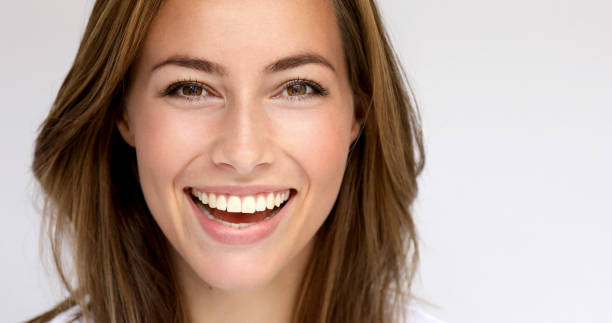
#> input picture lab2.2/lab2_2/4.jpg, 612 x 323 px
$ python 4.py
#> lines starting #> are read from the running program, lines starting #| are printed output that depends on the picture; after the words box and inside, x2 and y2 are one past the last pixel; in counts of white or black regions, pixels touching at a corner belong together
import cv2

cascade_face = cv2.CascadeClassifier(cv2.data.haarcascades + \
                                     'haarcascade_frontalface_default.xml')

cascade_eye = cv2.CascadeClassifier(cv2.data.haarcascades + \
                                    'haarcascade_eye.xml')

cascade_smile = cv2.CascadeClassifier(cv2.data.haarcascades + \
                                    'haarcascade_smile.xml')

img = cv2.imread('4.jpg')
#> img is the input picture: shape (323, 612, 3); mean B, G, R 145.8, 157, 180.4

gray = cv2.cvtColor(img, cv2.COLOR_BGR2GRAY)
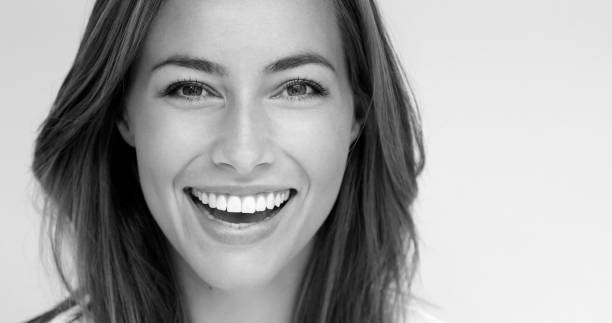
#> gray: shape (323, 612); min 0, max 253, mean 162.7

faces = cascade_face.detectMultiScale(gray, scaleFactor = 1.3, minNeighbors = 8)
#> faces = [[127, 11, 240, 240]]


for (x,y,w,h) in faces:
    cv2.rectangle(img, (x,y), (x+w,y+h), (0,0,255), 2)

    roi_color = img[y:y+h, x:x+w]
    roi_gray = gray[y:y+h, x:x+w]

    eyes = cascade_eye.detectMultiScale(roi_gray, 1.8, minNeighbors = 3)
    smile = cascade_smile.detectMultiScale(roi_gray, 1.3, minNeighbors = 8)

    for ex,ey,ew,eh in smile:
        cv2.rectangle(roi_color, (ex,ey), (ex+ew, ey+eh), (255,0,0), 2)

    for ex,ey,ew,eh in eyes:
        cv2.rectangle(roi_color, (ex,ey), (ex+ew, ey+eh), (0,255,0), 2)
#> this loop made 1 pass
#> (x, y, w, h, eyes, smile) on pass 1: (127, 11, 240, 240, [[27, 48, 65, 65], [137, 47, 65, 65]], [[43, 152, 151, 75]])
#> pass 1, `roi_color = img[y:y+h, x:x+w]`:
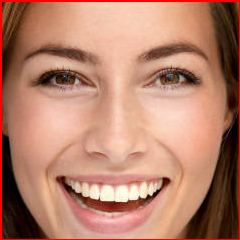
#> roi_color: shape (240, 240, 3); mean B, G, R 107.4, 128.9, 181.7
#> pass 1, `roi_gray = gray[y:y+h, x:x+w]`:
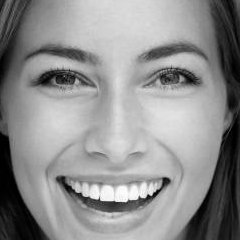
#> roi_gray: shape (240, 240); min 0, max 253, mean 142.5
#> after the loop:
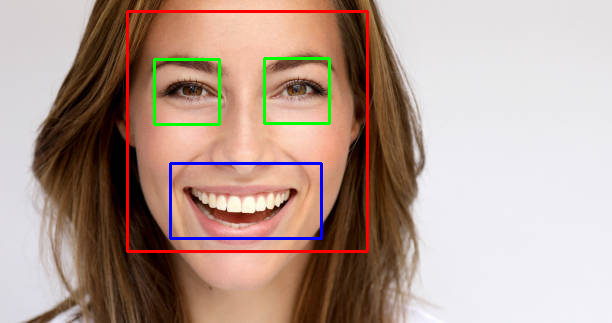
#> img: shape (323, 612, 3); 2.92% of pixels changed, all inside (x1, y1, x2, y2) = (126, 10, 369, 253)
#> after the loop:
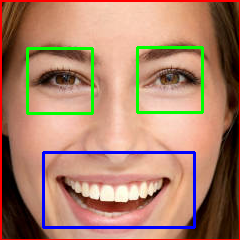
#> roi_color: shape (240, 240, 3); 5.04% of pixels changed, all inside (x1, y1, x2, y2) = (26, 46, 204, 229)


cv2.imshow("Image", img)
cv2.waitKey(0)
cv2.destroyAllWindows()

$ run again, with lab2.2/lab2_2/1.jpg copied over lab2.2/lab2_2/4.jpg
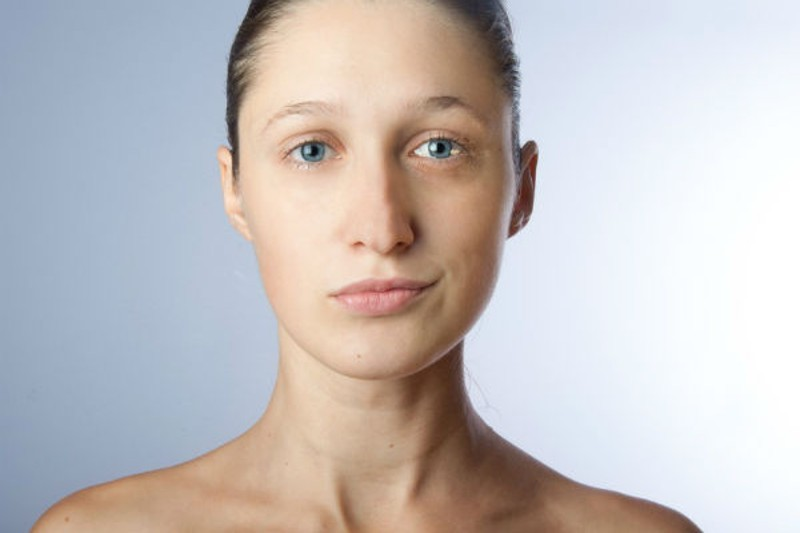
#> input picture lab2.2/lab2_2/1.jpg, 800 x 533 px
#> img is the input picture: shape (533, 800, 3); mean B, G, R 191.4, 191.4, 196.8
#> faces = [[210, 23, 331, 331]]
#> the loop `for (x,y,w,h) in faces:` made 1 pass
#> (x, y, w, h, smile) on pass 1: (210, 23, 331, 331, [[176, 107, 76, 38]])
#> pass 1, `roi_gray = gray[y:y+h, x:x+w]`:
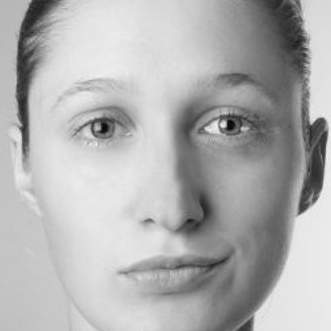
#> roi_gray: shape (331, 331); min 4, max 242, mean 176.5
#> after the loop `for (x,y,w,h) in faces:`:
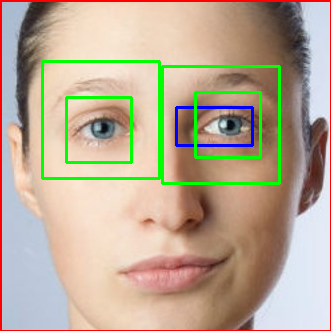
#> roi_color: shape (331, 331, 3); mean B, G, R 148.6, 170.2, 186

$ run again, with lab2.2/lab2_2/2.png saved as lab2.2/lab2_2/4.jpg
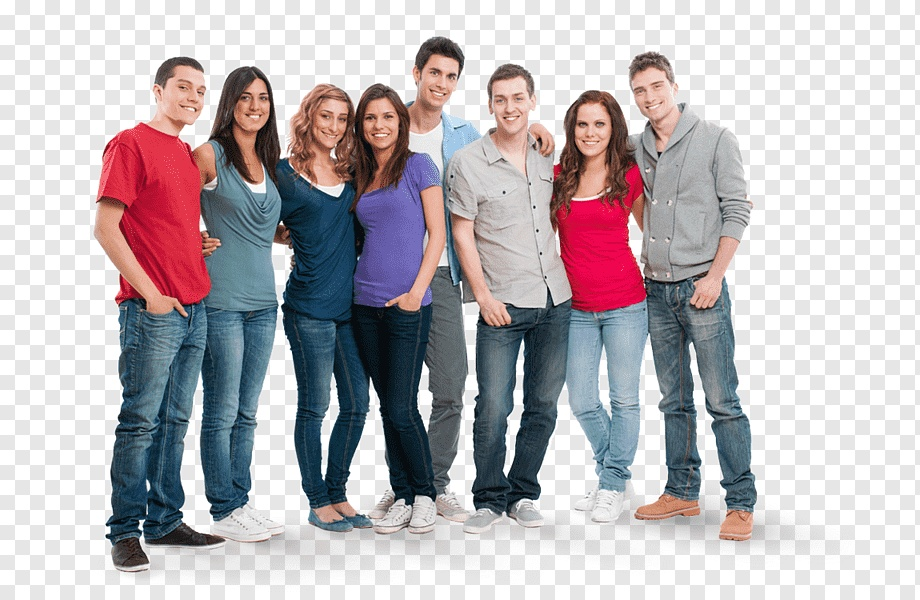
#> input picture lab2.2/lab2_2/2.png, 920 x 600 px
#> img is the input picture: shape (600, 920, 3); mean B, G, R 185.4, 181.4, 187.6
#> faces = [[231, 80, 47, 47], [416, 54, 53, 53], [625, 69, 51, 51], [164, 68, 55, 55], [484, 78, 54, 54], [356, 98, 49, 49], [310, 99, 49, 49], [567, 104, 51, 51]]
#> the loop `for (x,y,w,h) in faces:` made 8 passes
#> after the loop `for (x,y,w,h) in faces:`:
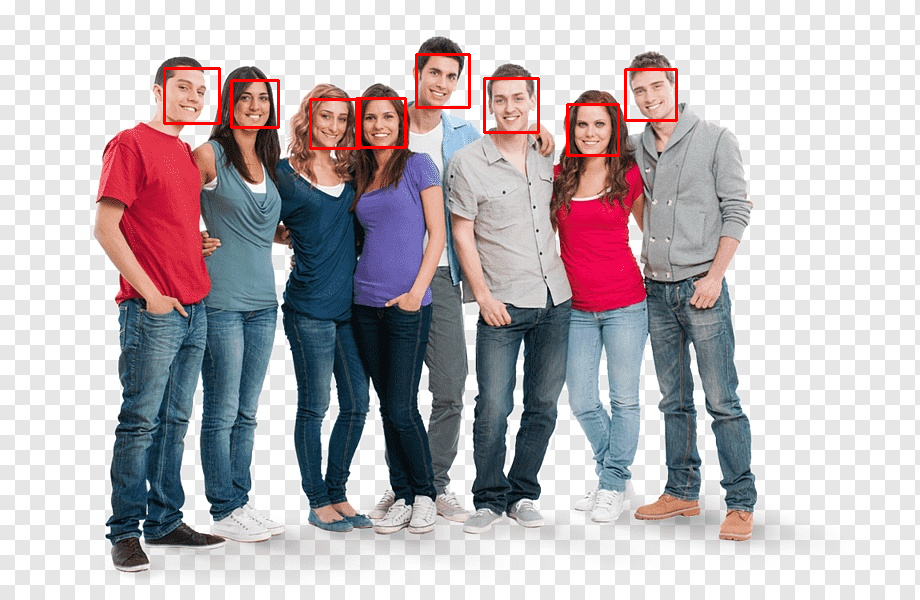
#> img: shape (600, 920, 3); 0.88% of pixels changed, all inside (x1, y1, x2, y2) = (163, 53, 678, 157)
#> after the loop `for (x,y,w,h) in faces:`:
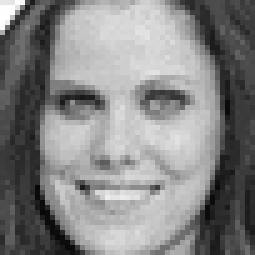
#> roi_gray: shape (51, 51) (shown 5 times larger); min 7, max 255, mean 132.2
